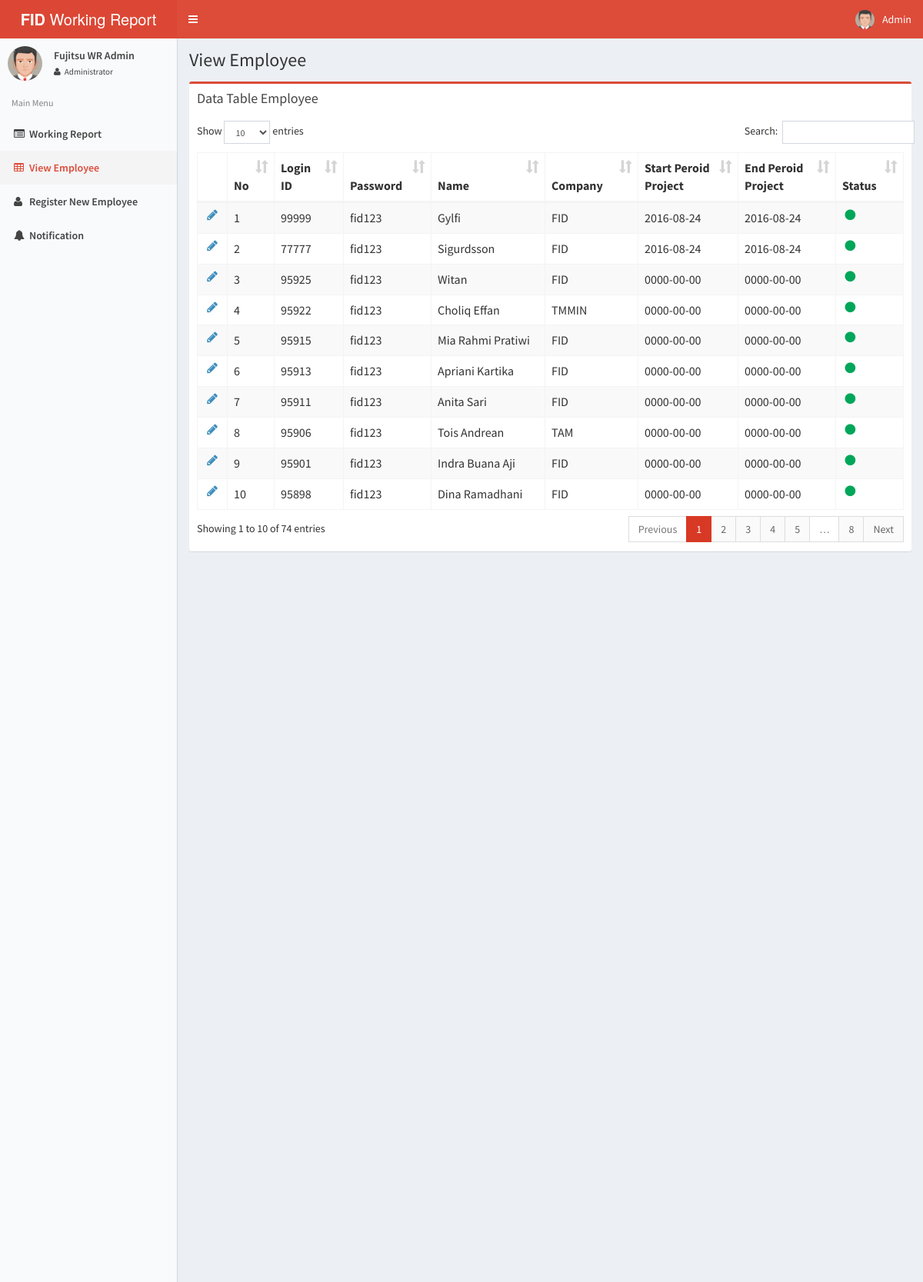
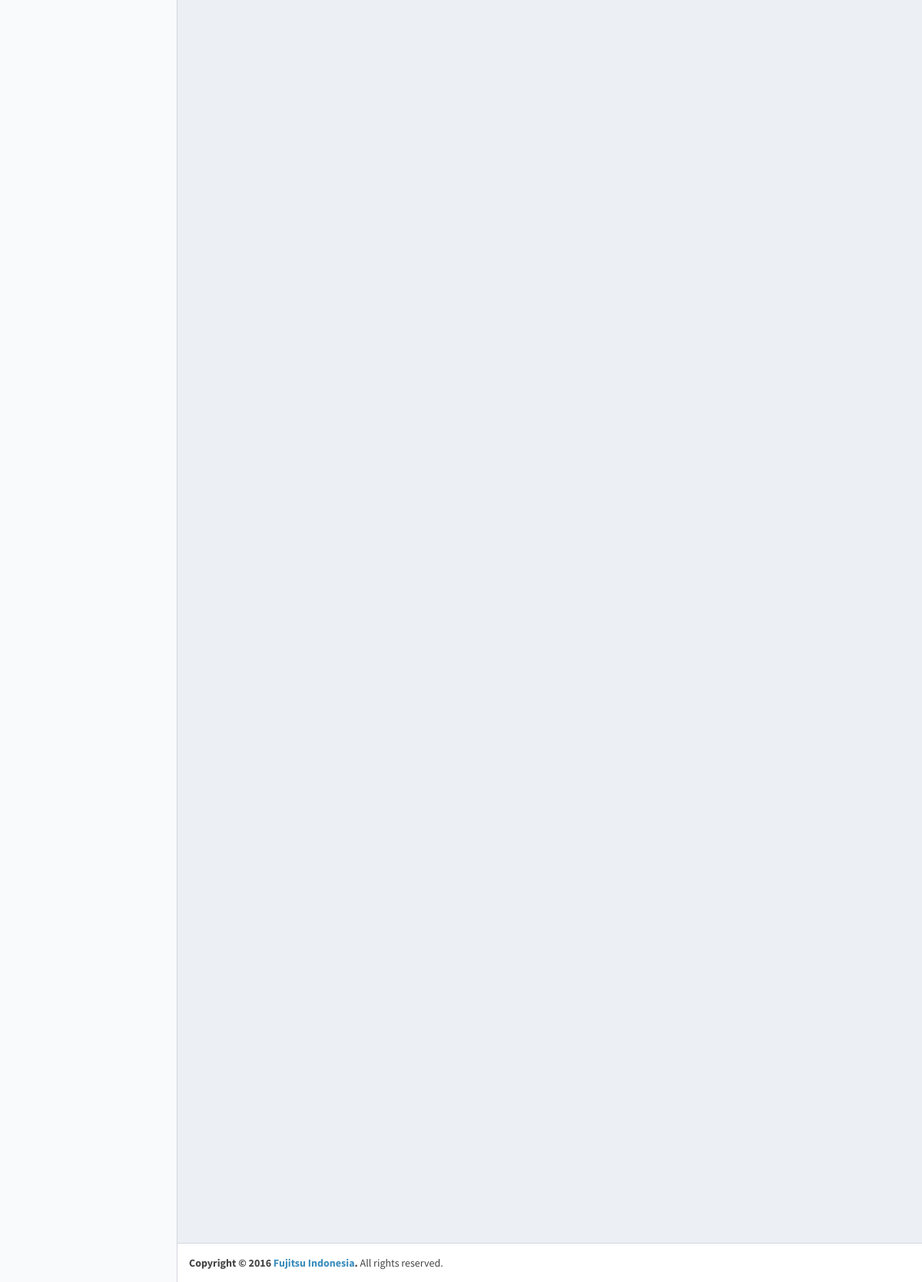
The page /admin-wr/view-employee.php (signed in) on the database its author committed (2 pictures, top to bottom).
### tables this page shows
CREATE TABLE IF NOT EXISTS `employee` (
  `id` varchar(10) NOT NULL,
  `name` varchar(50) NOT NULL,
  `company_name` varchar(50) NOT NULL,
  `login_id` varchar(20) NOT NULL,
  `password` varchar(50) NOT NULL,
  `role` varchar(50) NOT NULL,
  `position` varchar(50) NOT NULL,
  `join_date` date NOT NULL,
  `end_date` date NOT NULL,
  `status` tinyint(1) NOT NULL,
  `pm_leader` varchar(50) NOT NULL,
  `skill` varchar(50) NOT NULL,
  `level` varchar(50) NOT NULL,
  `start_peroid_po` date NOT NULL,
  `end_period_po` date NOT NULL,
  `wbs` varchar(50) NOT NULL,
  `remark` varchar(100) NOT NULL,
  `token` varchar(100) NOT NULL,
  `device_token` varchar(300) NOT NULL,
  PRIMARY KEY (`id`)
);

### admin-wr/view-employee.php (the view, shortened to what this page needs)
<?php
  include "php/config.php";
  $query_employee="SELECT * FROM employee" ;?>
<html>
  <head>
<?php include "include-header.php" ?>
  </head>
  <body class="skin-red-light fixed">
    <div class="wrapper">
      <header class="main-header">
        <a class="logo">
          <span class="logo-lg"><b>FID</b> Working Report</span>
        </a>
        <nav class="navbar navbar-static-top" role="navigation">
          <a href="#" class="sidebar-toggle" data-toggle="offcanvas" role="button">
          </a>
          <div class="navbar-custom-menu">
            <ul class="nav navbar-nav">
              <li class="dropdown user user-menu">
                <a href="#" class="dropdown-toggle" data-toggle="dropdown">
                  <img src="/admin-wr/dist/img/avatar5.png" class="user-image" alt="User Image"/>
                  <span class="hidden-xs">Admin</span>
                </a>
              </li>
            </ul>
          </div>
        </nav>
      </header>
      <aside class="main-sidebar">
        <section class="sidebar">
          <div class="user-panel">
            <div class="pull-left image">
              <img src="/admin-wr/dist/img/avatar5.png" class="img-circle" alt="User Image" />
            </div>
            <div class="pull-left info">
              <p><?php echo $_SESSION['fullname'] ?></p>
              <a href="#"><i class="fa fa-user"></i> Administrator</a>
            </div>
          </div>
          <ul class="sidebar-menu">
            <li class="header">Main Menu</li>
            <li><a href="working-report"><i class='fa fa-list-alt'></i><span>Working Report</span></a></li>
            <li class="active "><a><i class="fa fa-table text-red"></i><span class="text-red">View Employee</span></a></li>
            <li><a href="register-employee"><i class='fa fa-user'></i><span>Register New Employee</span></a></li>
            <li><a href="notification"><i class='fa fa-bell'></i><span>Notification</span></a></li>
          </ul>
        </section>
      </aside>
      <div class="content-wrapper">
        <section class="content-header">
          <h1>
            View Employee
          </h1>
        </section>
        <section class="content">
          <div class="row">
            <div class="col-xs-12">
              <div class="box box-danger">
                <div class="box-header">
                  <h3 class="box-title">Data Table Employee</h3>
                </div>
                <div class="box-body">
                   <table id="employee_table" class="table table-bordered table-striped">
                    <thead>
                      <tr>
                        <th></th>
                        <th width="1%">No</th>
                        <th>Login ID</th>
                        <th>Password</th>
                        <th>Name</th>
                        <th>Company</th>
                        <th>Start Peroid Project</th>
                        <th>End Peroid Project</th>
                        <th width="1%">Status</th>
                      </tr>
                    </thead>
                    <tbody>
                    <?php
                      mysqli_query($conn,'SET CHARACTER SET utf8');
                      $query=mysqli_query($conn,$query_employee); $i = 0;
                      while ($result=mysqli_fetch_array($query)) {
                    ?>
                      <tr>
                        <td align="center"><a onclick="openEditEmployee(<?php echo $i++; ?>)"  data-toggle="tooltip" data-placement="right" title="edit"><i class="fa fa-fw fa-pencil"></i></a></td>
                        <td><?php echo $i; ?></td>
                        <td><?php echo $result['login_id']; ?></td>
                        <td><?php echo $result['password']; ?></td>
                        <td><?php echo $result['name']; ?></td>
                        <td><?php echo $result['company_name']; ?></td>
                        <td><?php echo $result['start_peroid_po']; ?></td>
                        <td><?php echo $result['end_period_po']; ?></td>
                        <td><i class="fa fa-fw fa-circle <?php if($result['status']) echo "text-green"; else echo "text-red"  ; ?>"></i></td>
                      </tr>
                      <?php }?>
                    </tbody>
                  </table>
                </div>
              </div>
            </div>
          </div>
        </section>
      </div>
      <footer class="main-footer">
        <strong>Copyright &copy; 2016 <a href="#">Fujitsu Indonesia</a>.</strong> All rights reserved.
      </footer>
    </div>
  </body>
</html>

### admin-wr/include-header.php (shortened to what this page needs)
<link href="/admin-wr/bootstrap/css/bootstrap.min.css" rel="stylesheet" type="text/css" />
<link href="/admin-wr/plugins/font-awesome/css/font-awesome.min.css" rel="stylesheet" type="text/css" />
<link href="/admin-wr/dist/css/fid-wr.min.css" rel="stylesheet" type="text/css" />
<link href="/admin-wr/plugins/iCheck/square/red.css" rel="stylesheet" type="text/css" />
<link href="/admin-wr/plugins/datatables/dataTables.bootstrap.css" rel="stylesheet" type="text/css">

### rows shown on the page
employee: login "99999", password "fid123", name "Gylfi", company_name "FID", start_peroid_po "2016-08-24", end_period_po "2016-08-24", status 1 (drawn)
employee: login "77777", password "fid123", name "Sigurdsson", company_name "FID", start_peroid_po "2016-08-24", end_period_po "2016-08-24", status 1 (drawn)
employee: login "95925", password "fid123", name "Witan", company_name "FID", start_peroid_po "0000-00-00", end_period_po "0000-00-00", status 1 (drawn)
employee: login "95922", password "fid123", name "Choliq Effan", company_name "TMMIN", start_peroid_po "0000-00-00", end_period_po "0000-00-00", status 1 (drawn)
employee: login "95915", password "fid123", name "Mia Rahmi Pratiwi", company_name "FID", start_peroid_po "0000-00-00", end_period_po "0000-00-00", status 1 (drawn)
employee: login "95913", password "fid123", name "Apriani Kartika", company_name "FID", start_peroid_po "0000-00-00", end_period_po "0000-00-00", status 1 (drawn)
employee: login "95911", password "fid123", name "Anita Sari", company_name "FID", start_peroid_po "0000-00-00", end_period_po "0000-00-00", status 1 (drawn)
employee: login "95906", password "fid123", name "Tois Andrean", company_name "TAM", start_peroid_po "0000-00-00", end_period_po "0000-00-00", status 1 (drawn)
employee: login "95901", password "fid123", name "Indra Buana Aji", company_name "FID", start_peroid_po "0000-00-00", end_period_po "0000-00-00", status 1 (drawn)
employee: login "95898", password "fid123", name "Dina Ramadhani", company_name "FID", start_peroid_po "0000-00-00", end_period_po "0000-00-00", status 1 (drawn)

### other values the page prints
$_SESSION['fullname'] "Fujitsu WR Admin"
